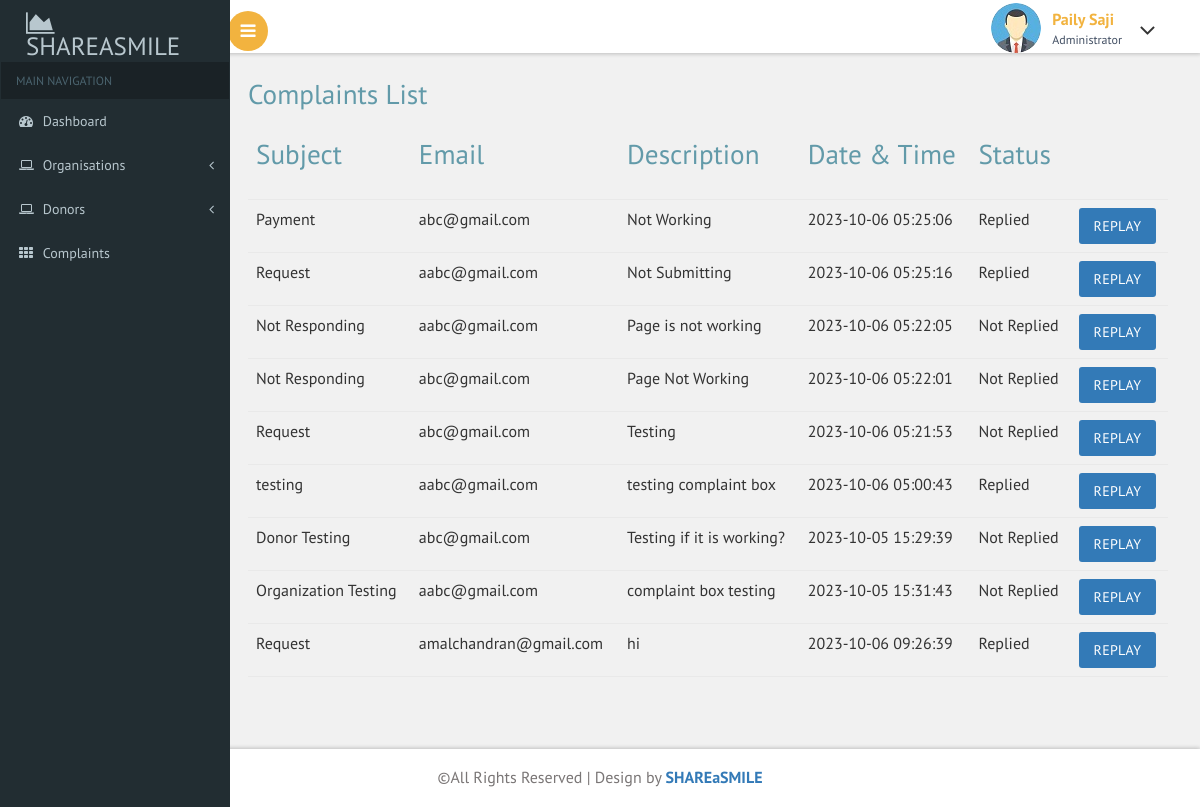
Screenshot of /admin/complaints.php with the database file from the repository.
### tables this page shows
CREATE TABLE `complaints` (
  `complaint_id` int(11) NOT NULL,
  `subject` varchar(100) NOT NULL,
  `description` varchar(500) NOT NULL,
  `email` varchar(50) NOT NULL,
  `timestamp` timestamp NOT NULL DEFAULT current_timestamp() ON UPDATE current_timestamp(),
  `status` int(11) NOT NULL DEFAULT 0,
  `replay` varchar(500) NOT NULL
);

### admin/complaints.php (the view)
<?php
include("header.php");
?>
			<div id="page-wrapper">
			<div class="main-page">
				<h2 class="title1">Complaints List</h2>
				<table class="table table-hover">
					<thead>
					<th>
					<h2 class="title1">Subject</he>
					</th>
					<th>
					<h2 class="title1"> Email</h2>
					</th>
					<th>
					<h2 class="title1"> Description</h2>
					</th>
					<th>
					<h2 class="title1"> Date & Time</h2>
					</th>
					<th>
					<h2 class="title1"> Status</h2>
					</th>
					<th></th>
                  </thead>
				<tbody>
				<?php
				require("connect.php");
				$sql="SELECT * FROM complaints";
				$res=mysqli_query($conn,$sql);
				if(mysqli_num_rows($res)>0){
					while($row=mysqli_fetch_assoc($res)){
						$cmo_id=$row['complaint_id'];
						$sql1="SELECT * FROM complaints WHERE status=1 AND complaint_id=$cmo_id";
						$res1=mysqli_query($conn,$sql1);
						?>
						<tr>
							<td>
								<?php echo $row['subject'] ?>
							</td>
							<td>
								<?php echo $row['email'] ?>
							</td>
							<td>
								<?php echo $row['description'] ?>
							</td>
							<td>
								<?php echo $row['timestamp'] ?>
							</td>
							<td>
								<?php
								if($row1=mysqli_num_rows($res1)>0){
								 echo "Replied" ; ?>
  							    <td><a class="btn btn-primary" href="alert.php">Replay</a> </td>
								<?php
								}
								else{
								echo "Not Replied" ;
								?>
								 <td><a class="btn btn-primary" href="replay.php?id=<?php echo $row['complaint_id']?>">Replay</a> </td>
								<?php
								}
								 ?>
							</td>
						</tr>
						<?php
					}
				}
				?>
				</tbody>
			</table>
			</div>
		</div>
  <?php
  include("footer.php");
  ?>

### admin/css/custom.css (style rules this page uses)
#page-wrapper { padding:5em 2em 2.5em; background-color: #F1F1F1; }

### rows the page displays
complaints: subject "Payment", email "abc@gmail.com", description "Not Working", timestamp "2023-10-06 05:25:06", shows "Replied"
complaints: subject "Request", email "aabc@gmail.com", description "Not Submitting", timestamp "2023-10-06 05:25:16", shows "Replied"
complaints: subject "Not Responding", email "aabc@gmail.com", description "Page is not working", timestamp "2023-10-06 05:22:05"
complaints: subject "Not Responding", email "abc@gmail.com", description "Page Not Working", timestamp "2023-10-06 05:22:01"
complaints: subject "Request", email "abc@gmail.com", description "Testing", timestamp "2023-10-06 05:21:53"
complaints: subject "testing", email "aabc@gmail.com", description "testing complaint box", timestamp "2023-10-06 05:00:43", shows "Replied"
complaints: subject "Donor Testing", email "abc@gmail.com", description "Testing if it is working?", timestamp "2023-10-05 15:29:39"
complaints: subject "Organization Testing", email "aabc@gmail.com", description "complaint box testing", timestamp "2023-10-05 15:31:43"
complaints: subject "Request", email "amalchandran@gmail.com", description "hi", timestamp "2023-10-06 09:26:39", shows "Replied"
